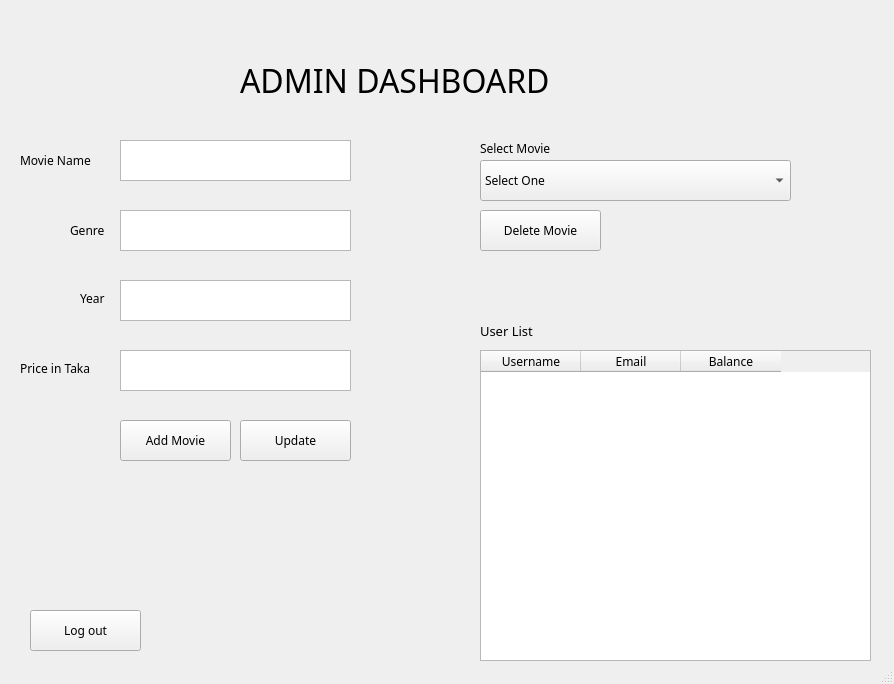
<?xml version="1.0" encoding="UTF-8"?>
<ui version="4.0">
 <class>admin_window</class>
 <widget class="QMainWindow" name="admin_window">
  <property name="geometry">
   <rect>
    <x>0</x>
    <y>0</y>
    <width>894</width>
    <height>684</height>
   </rect>
  </property>
  <property name="windowTitle">
   <string>Admin Dashboard</string>
  </property>
  <widget class="QWidget" name="centralwidget">
   <widget class="QTextEdit" name="textEdit">
    <property name="geometry">
     <rect>
      <x>120</x>
      <y>140</y>
      <width>231</width>
      <height>41</height>
     </rect>
    </property>
    <property name="font">
     <font>
      <family>Poppins</family>
      <pointsize>9</pointsize>
     </font>
    </property>
   </widget>
   <widget class="QTextEdit" name="textEdit_2">
    <property name="geometry">
     <rect>
      <x>120</x>
      <y>210</y>
      <width>231</width>
      <height>41</height>
     </rect>
    </property>
    <property name="font">
     <font>
      <family>Poppins</family>
      <pointsize>9</pointsize>
     </font>
    </property>
   </widget>
   <widget class="QTextEdit" name="textEdit_3">
    <property name="geometry">
     <rect>
      <x>120</x>
      <y>280</y>
      <width>231</width>
      <height>41</height>
     </rect>
    </property>
    <property name="font">
     <font>
      <family>Poppins</family>
      <pointsize>9</pointsize>
     </font>
    </property>
   </widget>
   <widget class="QTextEdit" name="textEdit_4">
    <property name="geometry">
     <rect>
      <x>120</x>
      <y>350</y>
      <width>231</width>
      <height>41</height>
     </rect>
    </property>
    <property name="font">
     <font>
      <family>Poppins</family>
      <pointsize>9</pointsize>
     </font>
    </property>
   </widget>
   <widget class="QPushButton" name="pushButton">
    <property name="geometry">
     <rect>
      <x>120</x>
      <y>420</y>
      <width>111</width>
      <height>41</height>
     </rect>
    </property>
    <property name="font">
     <font>
      <family>Poppins</family>
      <pointsize>9</pointsize>
     </font>
    </property>
    <property name="text">
     <string>Add Movie</string>
    </property>
   </widget>
   <widget class="QComboBox" name="comboBox">
    <property name="geometry">
     <rect>
      <x>480</x>
      <y>160</y>
      <width>311</width>
      <height>41</height>
     </rect>
    </property>
    <property name="font">
     <font>
      <family>Poppins</family>
      <pointsize>9</pointsize>
     </font>
    </property>
    <item>
     <property name="text">
      <string>Select One</string>
     </property>
    </item>
   </widget>
   <widget class="QPushButton" name="pushButton_2">
    <property name="geometry">
     <rect>
      <x>240</x>
      <y>420</y>
      <width>111</width>
      <height>41</height>
     </rect>
    </property>
    <property name="font">
     <font>
      <family>Poppins</family>
      <pointsize>9</pointsize>
     </font>
    </property>
    <property name="text">
     <string>Update</string>
    </property>
   </widget>
   <widget class="QPushButton" name="pushButton_3">
    <property name="geometry">
     <rect>
      <x>480</x>
      <y>210</y>
      <width>121</width>
      <height>41</height>
     </rect>
    </property>
    <property name="font">
     <font>
      <family>Poppins</family>
      <pointsize>9</pointsize>
     </font>
    </property>
    <property name="text">
     <string>Delete Movie</string>
    </property>
   </widget>
   <widget class="QLabel" name="label">
    <property name="geometry">
     <rect>
      <x>240</x>
      <y>40</y>
      <width>391</width>
      <height>81</height>
     </rect>
    </property>
    <property name="font">
     <font>
      <family>Poppins</family>
      <pointsize>24</pointsize>
     </font>
    </property>
    <property name="text">
     <string>ADMIN DASHBOARD</string>
    </property>
   </widget>
   <widget class="QLabel" name="label_2">
    <property name="geometry">
     <rect>
      <x>480</x>
      <y>320</y>
      <width>81</width>
      <height>21</height>
     </rect>
    </property>
    <property name="font">
     <font>
      <family>Poppins</family>
      <pointsize>10</pointsize>
     </font>
    </property>
    <property name="text">
     <string>User List</string>
    </property>
   </widget>
   <widget class="QLabel" name="label_3">
    <property name="geometry">
     <rect>
      <x>20</x>
      <y>150</y>
      <width>101</width>
      <height>21</height>
     </rect>
    </property>
    <property name="font">
     <font>
      <family>Poppins</family>
      <pointsize>9</pointsize>
     </font>
    </property>
    <property name="text">
     <string>Movie Name</string>
    </property>
   </widget>
   <widget class="QLabel" name="label_4">
    <property name="geometry">
     <rect>
      <x>70</x>
      <y>220</y>
      <width>101</width>
      <height>21</height>
     </rect>
    </property>
    <property name="font">
     <font>
      <family>Poppins</family>
      <pointsize>9</pointsize>
     </font>
    </property>
    <property name="text">
     <string>Genre</string>
    </property>
   </widget>
   <widget class="QLabel" name="label_5">
    <property name="geometry">
     <rect>
      <x>80</x>
      <y>290</y>
      <width>55</width>
      <height>16</height>
     </rect>
    </property>
    <property name="font">
     <font>
      <family>Poppins</family>
      <pointsize>9</pointsize>
     </font>
    </property>
    <property name="text">
     <string>Year</string>
    </property>
   </widget>
   <widget class="QLabel" name="label_6">
    <property name="geometry">
     <rect>
      <x>20</x>
      <y>360</y>
      <width>101</width>
      <height>16</height>
     </rect>
    </property>
    <property name="font">
     <font>
      <family>Poppins</family>
      <pointsize>9</pointsize>
     </font>
    </property>
    <property name="text">
     <string>Price in Taka</string>
    </property>
   </widget>
   <widget class="QTableWidget" name="tableWidget">
    <property name="geometry">
     <rect>
      <x>480</x>
      <y>350</y>
      <width>391</width>
      <height>311</height>
     </rect>
    </property>
    <column>
     <property name="text">
      <string>Username</string>
     </property>
     <property name="font">
      <font>
       <family>Poppins</family>
      </font>
     </property>
    </column>
    <column>
     <property name="text">
      <string>Email</string>
     </property>
     <property name="font">
      <font>
       <family>Poppins</family>
       <pointsize>9</pointsize>
      </font>
     </property>
    </column>
    <column>
     <property name="text">
      <string>Balance</string>
     </property>
     <property name="font">
      <font>
       <family>Poppins</family>
       <pointsize>9</pointsize>
      </font>
     </property>
    </column>
   </widget>
   <widget class="QLabel" name="label_7">
    <property name="geometry">
     <rect>
      <x>480</x>
      <y>140</y>
      <width>101</width>
      <height>16</height>
     </rect>
    </property>
    <property name="font">
     <font>
      <family>Poppins</family>
      <pointsize>9</pointsize>
     </font>
    </property>
    <property name="text">
     <string>Select Movie</string>
    </property>
   </widget>
   <widget class="QPushButton" name="pushButton_4">
    <property name="geometry">
     <rect>
      <x>30</x>
      <y>610</y>
      <width>111</width>
      <height>41</height>
     </rect>
    </property>
    <property name="font">
     <font>
      <family>Poppins</family>
      <pointsize>9</pointsize>
     </font>
    </property>
    <property name="text">
     <string>Log out</string>
    </property>
   </widget>
  </widget>
  <widget class="QStatusBar" name="statusbar"/>
 </widget>
 <resources/>
 <connections/>
</ui>
